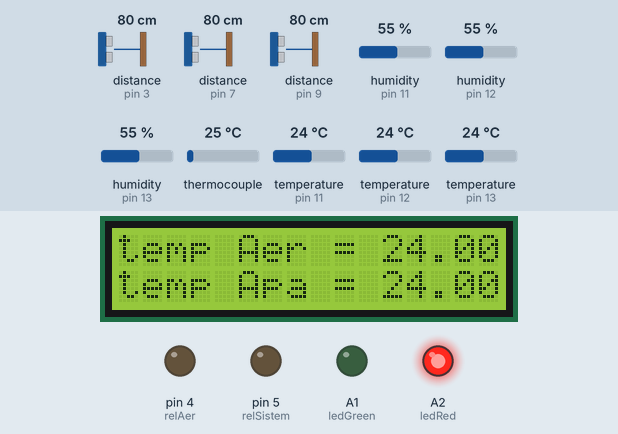
This sketch was run on a simulated Arduino Uno, built with avr-gcc and run on an emulated ATmega328P. Parts: 16×2 character LCD, output pins drawn as LEDs (lit = HIGH). Wiring (inferred from the names in the program): 3 × ultrasonic range finder: trigger pin 2, echo pin 3 / trigger pin 6, echo pin 7 / trigger pin 10, echo pin 9. The inputs (shaded band) are chosen by the test bench; at power-on: temperature (sensors on pin 11, pin 12, pin 13) 24 °C, distance to the obstacle (sensors on pin 3, pin 7, pin 9) 80 cm, humidity (sensors on pin 11, pin 12, pin 13) 55 %, thermocouple 25 °C. The echo pulse lasts 58.3 µs per cm; pins used as bus, display or sensor lines are not drawn; what the sketch prints to the serial monitor is not drawn.

Above: at 7.4 s.
7.5 s: temperature (sensor on pin 11) set to 25.9 °C
At 9.6 s:
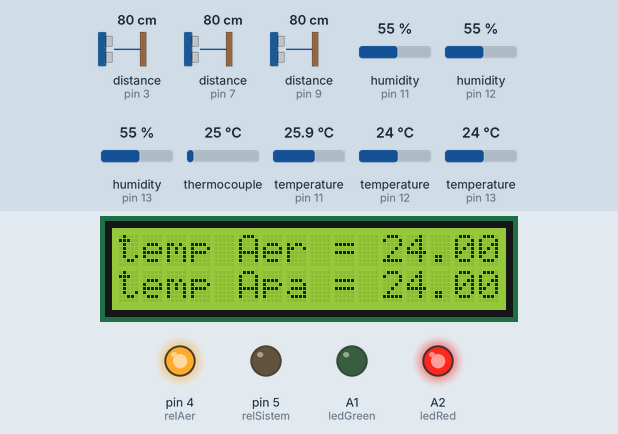
16.5 s: temperature (sensor on pin 11) set to 12 °C
At 20.2 s:
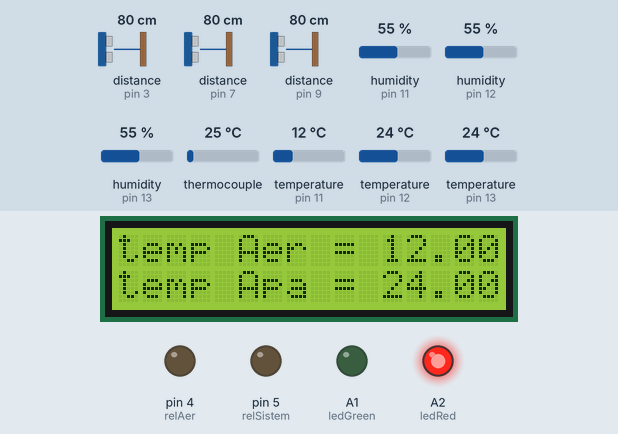
22.7 s: temperature (sensor on pin 12) set to 12 °C
At 24.3 s:
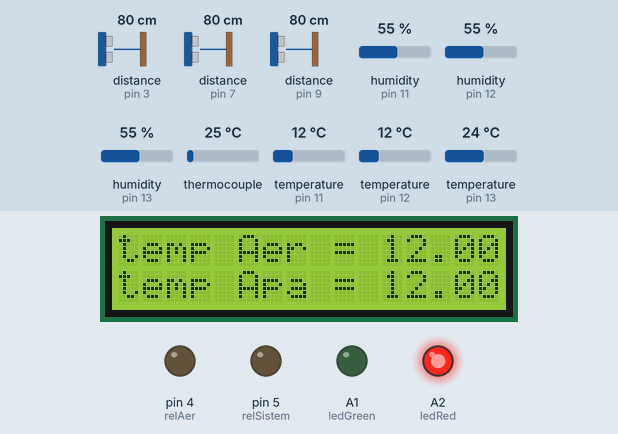
25.0 s: temperature (sensor on pin 12) set to 19 °C
At 26.4 s:
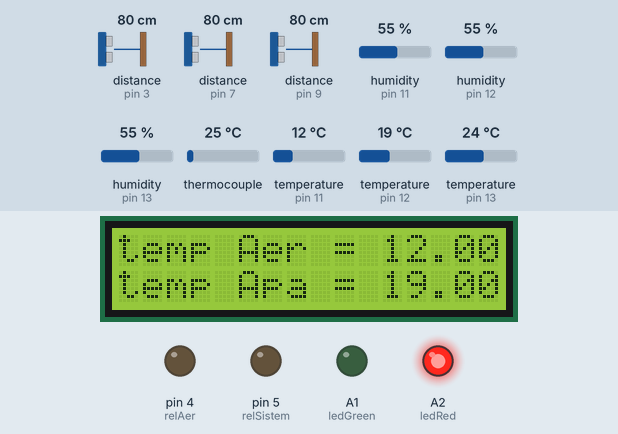
Timing chart, 0 to 28.0 s (numbered marks = the images above; inputs shaded):
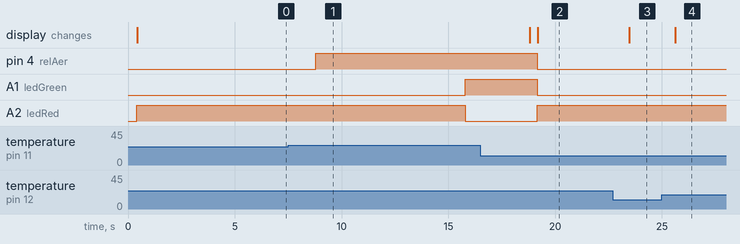

The sketch:

thermostat.ino
```cpp
#include "DHT.h"
#include <LiquidCrystal_I2C.h>
LiquidCrystal_I2C lcd(0x27, 16, 2);

#include <max6675.h>
#define MAX6675_CS   A3
#define MAX6675_SO   A4
#define MAX6675_SCK  A5
int soPin = A4;// SO=Serial Out
int csPin = A3;// CS = chip select CS pin
int sckPin = A5;// SCK = Serial Clock pin
MAX6675 robojax(sckPin, csPin, soPin);// create instance object of MAX6675

#define DHTPIN 11//temperatura aer
#define DHTTYPE DHT21 // AM2301
#define DHTPIN1 12//temperatura apa
#define DHTTYPE DHT21 // AM2301
#define DHTPIN2 13//temperatura fum
#define DHTTYPE DHT21 // AM2301

DHT dht(DHTPIN, DHTTYPE);
DHT dht1(DHTPIN1, DHTTYPE);
DHT dht2(DHTPIN2, DHTTYPE);

int TrigPin = 6;
int EchoPin = 7;
int TrigPin1 = 10;
int EchoPin1 = 9;
int TrigPin2 = 2;
int EchoPin2 = 3;

float pingTime;
float cm;

int ledRed = A2;
int ledGreen = A1;
int relAer = 4;
int relSistem = 5;

void setup() {
  Serial.begin(9600);
  lcd.init();
  lcd.backlight();
  dht.begin();
  dht1.begin();
  dht2.begin();

  pinMode(TrigPin, OUTPUT);
  pinMode(EchoPin, INPUT);
  pinMode(TrigPin1, OUTPUT);
  pinMode(EchoPin1, INPUT);
  pinMode(TrigPin2, OUTPUT);
  pinMode(EchoPin2, INPUT);
  pinMode(ledRed, OUTPUT);
  pinMode(ledGreen, OUTPUT);
  pinMode(relAer, OUTPUT);
  pinMode(relSistem, OUTPUT);
}

void loop() {
  float tAer = dht.readTemperature();
  float tApa = dht1.readTemperature();
  float tFum = dht2.readTemperature();

  Serial.print("Distanta:");
  Serial.println(cm);
  Serial.print("Temperatura:");
  Serial.println(tAer);
  Serial.println(tApa);
  Serial.println(tFum);
  Serial.print("C = ");
  Serial.print(robojax.readCelsius());

  sonarSensor(TrigPin, EchoPin);
  float dist1 = cm;
  delay(50);
  sonarSensor(TrigPin1, EchoPin1);
  float dist2 = cm;
  delay(50);
  sonarSensor(TrigPin2, EchoPin2);
  float dist3 = cm;
  pompaAer(dist1, dist2, dist3, tAer, tApa, tFum);
  pompaApa(tFum, tApa);
  afisLcd(tAer, tApa);
}

void sonarSensor(int trigPin, int echoPin)
{
  digitalWrite(trigPin, LOW);
  delayMicroseconds(2);
  digitalWrite(trigPin, HIGH);
  delayMicroseconds(10);
  digitalWrite(trigPin, LOW);
  pingTime = pulseIn(echoPin, HIGH);
  cm = pingTime / 58.2;
}

void pompaAer(float dist1, float dist2, float dist3, float tAer, float tApa, float tFum) {
  if (dist1 < 30 || dist2 < 30 || dist3 < 30 || tAer > 25 || tApa > 25 || tFum < 22)
  {
    digitalWrite(relAer, HIGH);
    delay(7000);
    digitalWrite(ledGreen, HIGH);
    digitalWrite(ledRed, LOW);
    delay(3000);
  } else {
    delay(200);
    digitalWrite(relAer, LOW);
    digitalWrite(ledRed, HIGH);
    digitalWrite(ledGreen, LOW);
  }
}

void pompaApa(float tFum, float tApa) {

  if (tFum < 22 && tApa < 25) {
    digitalWrite(relSistem, HIGH);
    digitalWrite(ledGreen, LOW);
    digitalWrite(ledRed, LOW);
    lcd.noBacklight();
  } else {
    digitalWrite(relSistem, LOW);
  }
}

void afisLcd (float t, float t1) {
  lcd.clear();
  lcd.setCursor(0, 0);
  lcd.print("temp Aer = ");
  lcd.setCursor(11, 0);
  lcd.print(t);
  lcd.setCursor(0, 1);
  lcd.print("temp Apa = ");
  lcd.setCursor(11, 1);
  lcd.print(t1);
}
```

Measured:
- the behaviour switches between 25 and 25.1 °C on temperature (sensor on pin 11) (found by bisection; images 0 and 1)
- after the input at 7.5 s, pin 4 (relAer): LOW → HIGH after 1.3 s; A1 (ledGreen): LOW → HIGH after 8.3 s; A2 (ledRed): HIGH → LOW after 8.3 s
- after the input at 16.5 s, pin 4 (relAer), A1 (ledGreen): HIGH → LOW after 2.7 s; A2 (ledRed): LOW → HIGH after 2.7 s; the display: first differs from a run without the input after 2.7 s (image 2)
- after the input at 22.7 s, the display: changes after 0.78 s (image 3)
- after the input at 25.0 s, the display: changes after 0.63 s (image 4)
